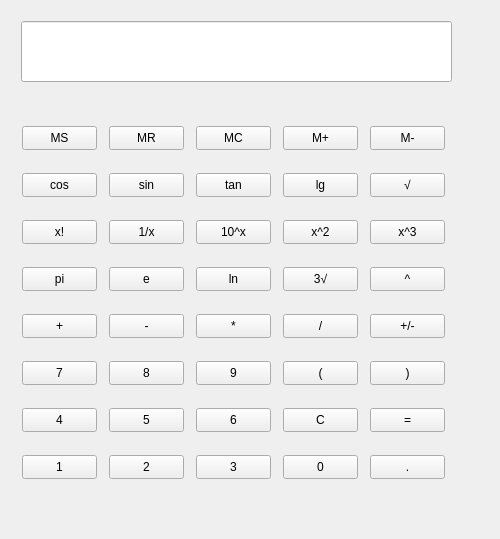
<?xml version="1.0" encoding="UTF-8"?>
<ui version="4.0">
 <class>Form</class>
 <widget class="QWidget" name="Form">
  <property name="geometry">
   <rect>
    <x>0</x>
    <y>0</y>
    <width>500</width>
    <height>539</height>
   </rect>
  </property>
  <property name="windowTitle">
   <string>Form</string>
  </property>
  <widget class="QLineEdit" name="lineEdit">
   <property name="geometry">
    <rect>
     <x>21</x>
     <y>21</y>
     <width>431</width>
     <height>61</height>
    </rect>
   </property>
  </widget>
  <widget class="QPushButton" name="pushButton">
   <property name="geometry">
    <rect>
     <x>22</x>
     <y>126</y>
     <width>75</width>
     <height>24</height>
    </rect>
   </property>
   <property name="text">
    <string>MS</string>
   </property>
  </widget>
  <widget class="QPushButton" name="pushButton_2">
   <property name="geometry">
    <rect>
     <x>22</x>
     <y>173</y>
     <width>75</width>
     <height>24</height>
    </rect>
   </property>
   <property name="text">
    <string>cos</string>
   </property>
  </widget>
  <widget class="QPushButton" name="pushButton_3">
   <property name="geometry">
    <rect>
     <x>22</x>
     <y>267</y>
     <width>75</width>
     <height>24</height>
    </rect>
   </property>
   <property name="text">
    <string>pi</string>
   </property>
  </widget>
  <widget class="QPushButton" name="pushButton_4">
   <property name="geometry">
    <rect>
     <x>370</x>
     <y>267</y>
     <width>75</width>
     <height>24</height>
    </rect>
   </property>
   <property name="text">
    <string>^</string>
   </property>
  </widget>
  <widget class="QPushButton" name="pushButton_5">
   <property name="geometry">
    <rect>
     <x>22</x>
     <y>361</y>
     <width>75</width>
     <height>24</height>
    </rect>
   </property>
   <property name="text">
    <string>7</string>
   </property>
  </widget>
  <widget class="QPushButton" name="pushButton_6">
   <property name="geometry">
    <rect>
     <x>22</x>
     <y>408</y>
     <width>75</width>
     <height>24</height>
    </rect>
   </property>
   <property name="text">
    <string>4</string>
   </property>
  </widget>
  <widget class="QPushButton" name="pushButton_7">
   <property name="geometry">
    <rect>
     <x>22</x>
     <y>455</y>
     <width>75</width>
     <height>24</height>
    </rect>
   </property>
   <property name="text">
    <string>1</string>
   </property>
  </widget>
  <widget class="QPushButton" name="pushButton_8">
   <property name="geometry">
    <rect>
     <x>370</x>
     <y>408</y>
     <width>75</width>
     <height>24</height>
    </rect>
   </property>
   <property name="text">
    <string>=</string>
   </property>
  </widget>
  <widget class="QPushButton" name="pushButton_9">
   <property name="geometry">
    <rect>
     <x>109</x>
     <y>455</y>
     <width>75</width>
     <height>24</height>
    </rect>
   </property>
   <property name="text">
    <string>2</string>
   </property>
  </widget>
  <widget class="QPushButton" name="pushButton_10">
   <property name="geometry">
    <rect>
     <x>196</x>
     <y>408</y>
     <width>75</width>
     <height>24</height>
    </rect>
   </property>
   <property name="text">
    <string>6</string>
   </property>
  </widget>
  <widget class="QPushButton" name="pushButton_11">
   <property name="geometry">
    <rect>
     <x>109</x>
     <y>408</y>
     <width>75</width>
     <height>24</height>
    </rect>
   </property>
   <property name="text">
    <string>5</string>
   </property>
  </widget>
  <widget class="QPushButton" name="pushButton_13">
   <property name="geometry">
    <rect>
     <x>283</x>
     <y>361</y>
     <width>75</width>
     <height>24</height>
    </rect>
   </property>
   <property name="text">
    <string>(</string>
   </property>
  </widget>
  <widget class="QPushButton" name="pushButton_14">
   <property name="geometry">
    <rect>
     <x>283</x>
     <y>408</y>
     <width>75</width>
     <height>24</height>
    </rect>
   </property>
   <property name="text">
    <string>C</string>
   </property>
  </widget>
  <widget class="QPushButton" name="pushButton_15">
   <property name="geometry">
    <rect>
     <x>109</x>
     <y>173</y>
     <width>75</width>
     <height>24</height>
    </rect>
   </property>
   <property name="text">
    <string>sin</string>
   </property>
  </widget>
  <widget class="QPushButton" name="pushButton_16">
   <property name="geometry">
    <rect>
     <x>22</x>
     <y>314</y>
     <width>75</width>
     <height>24</height>
    </rect>
   </property>
   <property name="text">
    <string>+</string>
   </property>
  </widget>
  <widget class="QPushButton" name="pushButton_17">
   <property name="geometry">
    <rect>
     <x>109</x>
     <y>126</y>
     <width>75</width>
     <height>24</height>
    </rect>
   </property>
   <property name="text">
    <string>MR</string>
   </property>
  </widget>
  <widget class="QPushButton" name="pushButton_18">
   <property name="geometry">
    <rect>
     <x>109</x>
     <y>361</y>
     <width>75</width>
     <height>24</height>
    </rect>
   </property>
   <property name="text">
    <string>8</string>
   </property>
  </widget>
  <widget class="QPushButton" name="pushButton_19">
   <property name="geometry">
    <rect>
     <x>109</x>
     <y>314</y>
     <width>75</width>
     <height>24</height>
    </rect>
   </property>
   <property name="text">
    <string>-</string>
   </property>
  </widget>
  <widget class="QPushButton" name="pushButton_20">
   <property name="geometry">
    <rect>
     <x>109</x>
     <y>267</y>
     <width>75</width>
     <height>24</height>
    </rect>
   </property>
   <property name="text">
    <string>e</string>
   </property>
  </widget>
  <widget class="QPushButton" name="pushButton_21">
   <property name="geometry">
    <rect>
     <x>196</x>
     <y>173</y>
     <width>75</width>
     <height>24</height>
    </rect>
   </property>
   <property name="text">
    <string>tan</string>
   </property>
  </widget>
  <widget class="QPushButton" name="pushButton_22">
   <property name="geometry">
    <rect>
     <x>283</x>
     <y>314</y>
     <width>75</width>
     <height>24</height>
    </rect>
   </property>
   <property name="text">
    <string>/</string>
   </property>
  </widget>
  <widget class="QPushButton" name="pushButton_23">
   <property name="geometry">
    <rect>
     <x>196</x>
     <y>361</y>
     <width>75</width>
     <height>24</height>
    </rect>
   </property>
   <property name="text">
    <string>9</string>
   </property>
  </widget>
  <widget class="QPushButton" name="pushButton_24">
   <property name="geometry">
    <rect>
     <x>370</x>
     <y>173</y>
     <width>75</width>
     <height>24</height>
    </rect>
   </property>
   <property name="text">
    <string>√</string>
   </property>
  </widget>
  <widget class="QPushButton" name="pushButton_25">
   <property name="geometry">
    <rect>
     <x>196</x>
     <y>126</y>
     <width>75</width>
     <height>24</height>
    </rect>
   </property>
   <property name="text">
    <string>MC</string>
   </property>
  </widget>
  <widget class="QPushButton" name="pushButton_26">
   <property name="geometry">
    <rect>
     <x>370</x>
     <y>126</y>
     <width>75</width>
     <height>24</height>
    </rect>
   </property>
   <property name="text">
    <string>M-</string>
   </property>
  </widget>
  <widget class="QPushButton" name="pushButton_27">
   <property name="geometry">
    <rect>
     <x>196</x>
     <y>267</y>
     <width>75</width>
     <height>24</height>
    </rect>
   </property>
   <property name="text">
    <string>ln</string>
   </property>
  </widget>
  <widget class="QPushButton" name="pushButton_28">
   <property name="geometry">
    <rect>
     <x>196</x>
     <y>314</y>
     <width>75</width>
     <height>24</height>
    </rect>
   </property>
   <property name="text">
    <string>*</string>
   </property>
  </widget>
  <widget class="QPushButton" name="pushButton_29">
   <property name="geometry">
    <rect>
     <x>370</x>
     <y>314</y>
     <width>75</width>
     <height>24</height>
    </rect>
   </property>
   <property name="text">
    <string>+/-</string>
   </property>
  </widget>
  <widget class="QPushButton" name="pushButton_30">
   <property name="geometry">
    <rect>
     <x>283</x>
     <y>173</y>
     <width>75</width>
     <height>24</height>
    </rect>
   </property>
   <property name="text">
    <string>lg</string>
   </property>
  </widget>
  <widget class="QPushButton" name="pushButton_31">
   <property name="geometry">
    <rect>
     <x>283</x>
     <y>126</y>
     <width>75</width>
     <height>24</height>
    </rect>
   </property>
   <property name="text">
    <string>M+</string>
   </property>
  </widget>
  <widget class="QPushButton" name="pushButton_32">
   <property name="geometry">
    <rect>
     <x>283</x>
     <y>267</y>
     <width>75</width>
     <height>24</height>
    </rect>
   </property>
   <property name="text">
    <string>3√</string>
   </property>
  </widget>
  <widget class="QPushButton" name="pushButton_33">
   <property name="geometry">
    <rect>
     <x>370</x>
     <y>455</y>
     <width>75</width>
     <height>24</height>
    </rect>
   </property>
   <property name="text">
    <string>.</string>
   </property>
  </widget>
  <widget class="QPushButton" name="pushButton_34">
   <property name="geometry">
    <rect>
     <x>196</x>
     <y>455</y>
     <width>75</width>
     <height>24</height>
    </rect>
   </property>
   <property name="text">
    <string>3</string>
   </property>
  </widget>
  <widget class="QPushButton" name="pushButton_35">
   <property name="geometry">
    <rect>
     <x>283</x>
     <y>455</y>
     <width>75</width>
     <height>24</height>
    </rect>
   </property>
   <property name="text">
    <string>0</string>
   </property>
  </widget>
  <widget class="QPushButton" name="pushButton_36">
   <property name="geometry">
    <rect>
     <x>109</x>
     <y>220</y>
     <width>75</width>
     <height>24</height>
    </rect>
   </property>
   <property name="text">
    <string>1/x</string>
   </property>
  </widget>
  <widget class="QPushButton" name="pushButton_37">
   <property name="geometry">
    <rect>
     <x>22</x>
     <y>220</y>
     <width>75</width>
     <height>24</height>
    </rect>
   </property>
   <property name="text">
    <string>x!</string>
   </property>
  </widget>
  <widget class="QPushButton" name="pushButton_38">
   <property name="geometry">
    <rect>
     <x>283</x>
     <y>220</y>
     <width>75</width>
     <height>24</height>
    </rect>
   </property>
   <property name="text">
    <string>x^2</string>
   </property>
  </widget>
  <widget class="QPushButton" name="pushButton_39">
   <property name="geometry">
    <rect>
     <x>370</x>
     <y>220</y>
     <width>75</width>
     <height>24</height>
    </rect>
   </property>
   <property name="text">
    <string>x^3</string>
   </property>
  </widget>
  <widget class="QPushButton" name="pushButton_40">
   <property name="geometry">
    <rect>
     <x>196</x>
     <y>220</y>
     <width>75</width>
     <height>24</height>
    </rect>
   </property>
   <property name="text">
    <string>10^x</string>
   </property>
  </widget>
  <widget class="QPushButton" name="pushButton_41">
   <property name="geometry">
    <rect>
     <x>370</x>
     <y>361</y>
     <width>75</width>
     <height>24</height>
    </rect>
   </property>
   <property name="text">
    <string>)</string>
   </property>
  </widget>
 </widget>
 <resources/>
 <connections/>
</ui>
